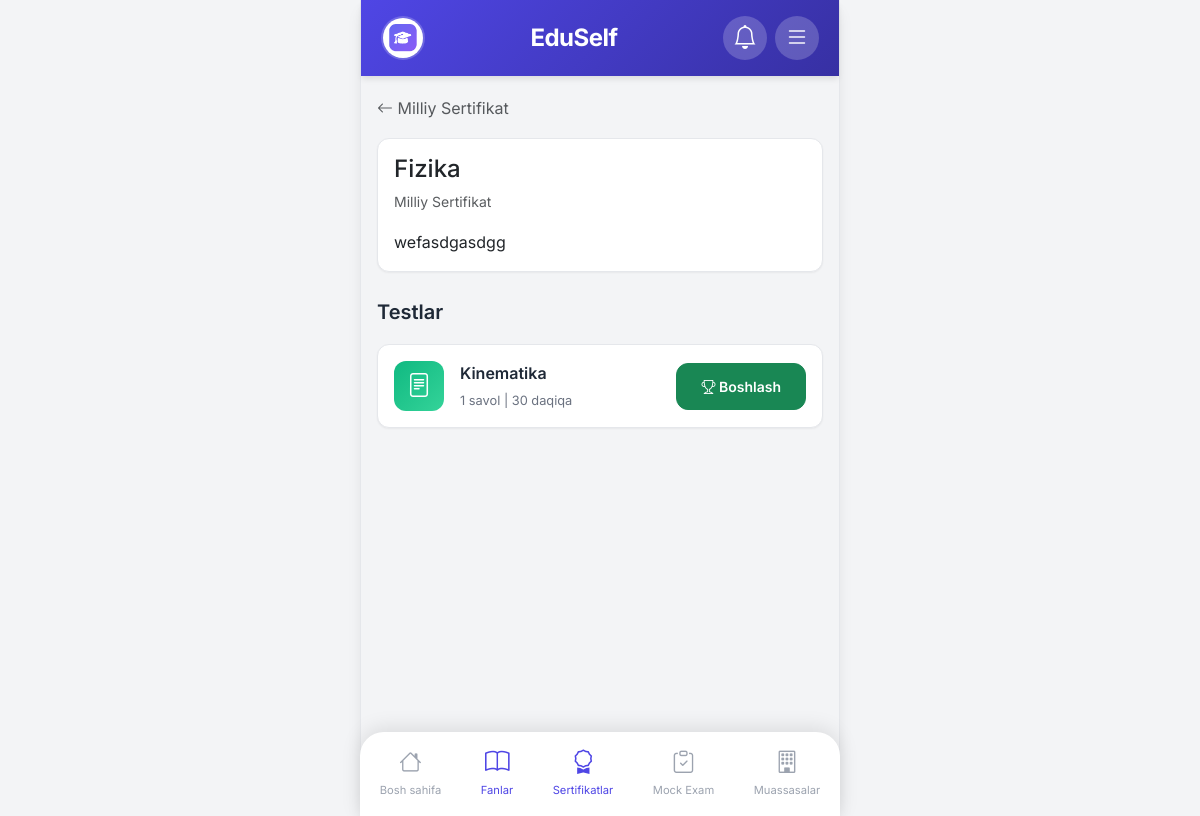
The app's page /cert-topics/1/ (signed in) with its own data.
### accounts/models.py (models this page shows, shortened)
class User(AbstractUser):
    email = models.EmailField(unique=True)
    profile_image = models.ImageField(upload_to='profiles/', blank=True, null=True)
    bio = models.TextField(blank=True)
    created_at = models.DateTimeField(auto_now_add=True)
    updated_at = models.DateTimeField(auto_now=True)

### core/models.py (models this page shows, shortened)
class CertificateTopic(models.Model):
    certificate = models.ForeignKey(Certificate, on_delete=models.CASCADE, related_name='cert_topics', verbose_name="Sertifikat")
    name = models.CharField(max_length=200, verbose_name="Mavzu nomi")
    description = models.TextField(blank=True, verbose_name="Tavsif")
    order = models.PositiveIntegerField(default=0, verbose_name="Tartib")
    is_active = models.BooleanField(default=True, verbose_name="Faol")
    class Meta:
        ordering = ['order', 'name']
        verbose_name = "Sertifikat mavzusi"
        verbose_name_plural = "Sertifikat mavzulari"

class Certificate(models.Model):
    name = models.CharField(max_length=200, verbose_name="Sertifikat nomi")
    description = models.TextField(blank=True, verbose_name="Tavsif")
    image = models.ImageField(upload_to='certificates/', blank=True, null=True, verbose_name="Rasm")
    order = models.PositiveIntegerField(default=0, verbose_name="Tartib")
    is_active = models.BooleanField(default=True, verbose_name="Faol")
    created_at = models.DateTimeField(auto_now_add=True)
    class Meta:
        ordering = ['order', 'name']
        verbose_name = "Sertifikat"
        verbose_name_plural = "Sertifikatlar"

class CertificateTest(models.Model):
    topic = models.ForeignKey(CertificateTopic, on_delete=models.CASCADE, related_name='cert_tests', verbose_name="Mavzu")
    title = models.CharField(max_length=200, verbose_name="Test nomi")
    description = models.TextField(blank=True, verbose_name="Tavsif")
    time_limit = models.PositiveIntegerField(default=30, verbose_name="Vaqt limiti (daqiqa)")
    passing_score = models.PositiveIntegerField(default=60, verbose_name="O'tish balli (%)")
    is_active = models.BooleanField(default=True, verbose_name="Faol")
    created_at = models.DateTimeField(auto_now_add=True)
    class Meta:
        ordering = ['-created_at']
        verbose_name = "Sertifikat testi"
        verbose_name_plural = "Sertifikat testlari"

### core/views.py (the view)
# urls.py: path('cert-topics/<int:pk>/', views.cert_topic_detail_view, name='cert_topic_detail'),
def cert_topic_detail_view(request, pk):
    topic = get_object_or_404(CertificateTopic, pk=pk, is_active=True)
    tests = topic.cert_tests.filter(is_active=True)
    user_results = {}
    if request.user.is_authenticated:
        for test in tests:
            result = CertificateResult.objects.filter(user=request.user, test=test).order_by('-completed_at').first()
            if result:
                user_results[test.id] = result
    return render(request, 'core/cert_topic_detail.html', {'topic': topic, 'tests': tests, 'user_results': user_results})

### core/context_processors.py (called while the page is built)
def site_settings(request):
    try:
        settings = SiteSettings.objects.first()
    except:
        settings = None
    return {'site_settings': settings}

def notifications(request):
    if request.user.is_authenticated:
        user_notifications = Notification.objects.filter(
            user=request.user,
            is_read=False
        )
        global_notifications = Notification.objects.filter(
            is_global=True,
            is_read=False
        )
        all_notifications = (user_notifications | global_notifications).distinct().order_by('-created_at')[:10]
        unread_count = all_notifications.count()
    else:
        all_notifications = []
        unread_count = 0
    return {
        'notifications': all_notifications,
        'unread_notifications_count': unread_count
    }

### templates/core/cert_topic_detail.html (shortened to what this page needs)
{% extends 'base.html' %}
{% block content %}
<a href="{% url 'core:certificate_detail' topic.certificate.pk %}" class="text-decoration-none text-muted mb-3 d-inline-block">
    <i class="bi bi-arrow-left"></i> {{ topic.certificate.name }}
</a>
<div class="card mb-4">
    <div class="card-body">
        <h4 class="mb-2">{{ topic.name }}</h4>
        <p class="text-muted mb-0 small">{{ topic.certificate.name }}</p>
        {% if topic.description %}
        <p class="mt-3 mb-0">{{ topic.description }}</p>
        {% endif %}
    </div>
</div>
<div class="section-title">Testlar</div>
{% if tests %}
    {% for test in tests %}
    <div class="test-card">
        <div class="test-icon" style="background: linear-gradient(135deg, #10B981, #34D399);">
            <i class="bi bi-file-text"></i>
        </div>
        <div class="test-info flex-grow-1">
            <div class="test-name">{{ test.title }}</div>
            <div class="test-meta">{{ test.cert_questions.count }} savol | {{ test.time_limit }} daqiqa</div>
        </div>
        <a href="{% url 'core:cert_test_leaderboard' test.pk %}" class="btn btn-success btn-sm">
            <i class="bi bi-trophy"></i> Boshlash
        </a>
    </div>
    {% endfor %}
{% else %}
    <div class="empty-state">
        <i class="bi bi-file-text"></i>
        <p>Testlar hali qo'shilmagan</p>
    </div>
{% endif %}
{% endblock %}

### templates/base.html (shortened to what this page needs)
<!DOCTYPE html>
<html lang="uz">
<head>
    {% load static %}
    <link href="https://cdn.jsdelivr.net/npm/bootstrap@5.3.2/dist/css/bootstrap.min.css" rel="stylesheet">
    <link rel="stylesheet" href="https://cdn.jsdelivr.net/npm/bootstrap-icons@1.11.1/font/bootstrap-icons.css">
    <link rel="stylesheet" href="{% static 'css/style.css' %}">
</head>
<body>
    <div class="app-container">
        <header class="app-header">
            <div class="header-left">
                {% if user.is_authenticated %}
                <a href="{% url 'accounts:profile' %}" class="profile-btn">
                    {% if user.profile_image %}
                    <img src="{{ user.profile_image.url }}" alt="Profile" class="profile-img">
                    {% else %}
                    <i class="bi bi-person-circle"></i>
                    {% endif %}
                </a>
                {% else %}
                <a href="{% url 'accounts:login' %}" class="profile-btn">
                    <i class="bi bi-person-circle"></i>
                </a>
                {% endif %}
            </div>
            <div class="header-center">
                <a href="{% url 'core:home' %}" class="logo-text">EduSelf</a>
            </div>
            <div class="header-right">
                {% if user.is_authenticated %}
                <button class="notification-btn" type="button" data-bs-toggle="offcanvas" data-bs-target="#notificationMenu">
                    <i class="bi bi-bell"></i>
                </button>
                {% endif %}
                <button class="menu-btn" type="button" data-bs-toggle="offcanvas" data-bs-target="#sideMenu">
                    <i class="bi bi-list"></i>
                </button>
            </div>
        </header>
        <main class="app-content">
            {% block content %}{% endblock %}
        </main>
        <nav class="bottom-nav">
            <a href="{% url 'core:home' %}" class="nav-item {% if request.resolver_match.url_name == 'home' %}active{% endif %}">
                <i class="bi bi-house"></i>
                <span>Bosh sahifa</span>
            </a>
            <a href="{% url 'core:subjects' %}" class="nav-item {% if 'subjects' in request.path or 'topics' in request.path or 'tests' in request.path %}active{% endif %}">
                <i class="bi bi-book"></i>
                <span>Fanlar</span>
            </a>
            <a href="{% url 'core:certificates' %}" class="nav-item {% if 'certificates' in request.path or 'cert' in request.path %}active{% endif %}">
                <i class="bi bi-award"></i>
                <span>Sertifikatlar</span>
            </a>
            <a href="{% url 'core:mock_exams' %}" class="nav-item {% if 'mock' in request.path %}active{% endif %}">
                <i class="bi bi-clipboard-check"></i>
                <span>Mock Exam</span>
            </a>
            <a href="{% url 'core:institutions' %}" class="nav-item {% if 'institutions' in request.path %}active{% endif %}">
                <i class="bi bi-building"></i>
                <span>Muassasalar</span>
            </a>
        </nav>
    </div>
</body>
</html>

### static/css/style.css (style rules this page uses)
:root { --primary-color: #4F46E5; --primary-light: #818CF8; --primary-dark: #3730A3; --secondary-color: #10B981; --accent-color: #F59E0B; --danger-color: #EF4444; --background-color: #F3F4F6; --card-bg: #FFFFFF; --text-primary: #1F2937; --text-secondary: #6B7280; --text-muted: #9CA3AF; --border-color: #E5E7EB; --shadow-sm: 0 1px 2px 0 rgba(0, 0, 0, 0.05); --shadow-md: 0 4px 6px -1px rgba(0, 0, 0, 0.1); --shadow-lg: 0 10px 15px -3px rgba(0, 0, 0, 0.1); --radius-sm: 8px; --radius-md: 12px; --radius-lg: 16px; --radius-xl: 24px; }
* { margin: 0; padding: 0; box-sizing: border-box; }
body { font-family: 'Inter', -apple-system, BlinkMacSystemFont, sans-serif; background-color: var(--background-color); color: var(--text-primary); line-height: 1.6; -webkit-font-smoothing: antialiased; }
.app-container { max-width: 480px; margin: 0 auto; min-height: 100vh; background-color: var(--background-color); position: relative; padding-bottom: 80px; }
.app-header { position: sticky; top: 0; z-index: 100; background: linear-gradient(135deg, var(--primary-color) 0%, var(--primary-dark) 100%); padding: 16px 20px; display: flex; justify-content: space-between; align-items: center; box-shadow: var(--shadow-md); }
.header-left { width: 44px; }
.header-right { display: flex; gap: 8px; align-items: center; }
.profile-btn, .menu-btn, .notification-btn { width: 44px; height: 44px; border-radius: 50%; background: rgba(255, 255, 255, 0.2); border: none; display: flex; align-items: center; justify-content: center; color: white; font-size: 1.5rem; text-decoration: none; transition: all 0.3s ease; position: relative; }
.profile-img { width: 40px; height: 40px; border-radius: 50%; object-fit: cover; }
.logo-text { font-size: 1.5rem; font-weight: 700; color: white; text-decoration: none; letter-spacing: -0.5px; }
.app-content { padding: 20px 16px 20px 16px; min-height: calc(100vh - 140px); }
.bottom-nav { position: fixed; bottom: 0; left: 50%; transform: translateX(-50%); width: 100%; max-width: 480px; background: white; display: flex; justify-content: space-around; padding: 8px 0 12px; box-shadow: 0 -4px 20px rgba(0, 0, 0, 0.1); border-radius: 24px 24px 0 0; z-index: 100; }
.nav-item { display: flex; flex-direction: column; align-items: center; text-decoration: none; color: var(--text-muted); font-size: 0.7rem; padding: 4px 8px; transition: all 0.3s ease; }
.nav-item i { font-size: 1.4rem; margin-bottom: 2px; }
.nav-item.active { color: var(--primary-color); }
.nav-item.active i { transform: scale(1.1); }
.section-title { font-size: 1.25rem; font-weight: 600; margin-bottom: 16px; color: var(--text-primary); }
.card { background: var(--card-bg); border-radius: var(--radius-md); box-shadow: var(--shadow-sm); border: 1px solid var(--border-color); margin-bottom: 16px; overflow: hidden; transition: all 0.3s ease; }
.card-body { padding: 16px; }
.subject-card, .topic-card, .test-card { display: flex; align-items: center; padding: 16px; background: white; border-radius: var(--radius-md); text-decoration: none; color: inherit; margin-bottom: 12px; box-shadow: var(--shadow-sm); border: 1px solid var(--border-color); transition: all 0.3s ease; }
.subject-icon, .topic-icon, .test-icon { width: 50px; height: 50px; border-radius: var(--radius-md); background: linear-gradient(135deg, var(--primary-color) 0%, var(--primary-light) 100%); display: flex; align-items: center; justify-content: center; color: white; font-size: 1.5rem; margin-right: 16px; flex-shrink: 0; }
.subject-info, .topic-info, .test-info { flex: 1; }
.subject-name, .topic-name, .test-name { font-weight: 600; font-size: 1rem; margin-bottom: 4px; }
.subject-meta, .topic-meta, .test-meta { font-size: 0.8rem; color: var(--text-secondary); }
.btn { border-radius: var(--radius-md); padding: 12px 24px; font-weight: 600; transition: all 0.3s ease; }
@media (min-width: 481px) { .app-container { border-left: 1px solid var(--border-color); border-right: 1px solid var(--border-color); box-shadow: var(--shadow-lg); } }

### records on screen
User: profile_image (picture)
CertificateTopic: certificate.name "Milliy Sertifikat", name "Fizika", description "wefasdgasdgg"
CertificateTest: title "Kinematika", cert_questions.count "1", time_limit "30"
